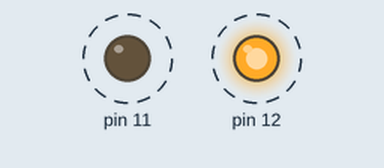
Bench run of a sketch on a simulated Arduino Uno, built with avr-gcc and run on an emulated ATmega328P. Shown: output pins drawn as LEDs (lit = HIGH). Dashed ring = blinking.

Above: at 0.5 s.
Timing chart, 0 to 4.6 s (numbered marks = the images above):
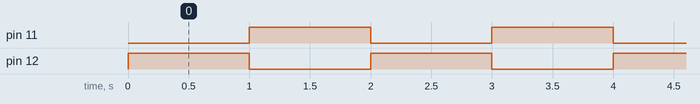

The sketch:

opdracht-1.ino
```cpp
void setup() {
  // Defineer pins
  pinMode(12, OUTPUT);
  pinMode(11, OUTPUT);
}

void loop() {
  // Roep blinkLight functie aan met een delay van 1 seconden
  blinkLight(1000);
}


void blinkLight(int del) {
  // Zet pin 12 to HIGH en pin 11 to LOW
  digitalWrite(12, HIGH);
  digitalWrite(11, LOW);
  delay(del);

  // Zet pin 12 to LOW en pin 11 to HIGH
  digitalWrite(12, LOW);
  digitalWrite(11, HIGH);
  delay(del);
}
```

Measured:
- by itself, pin 11, pin 12: alternates HIGH for 1.0 s and LOW for 1.0 s
